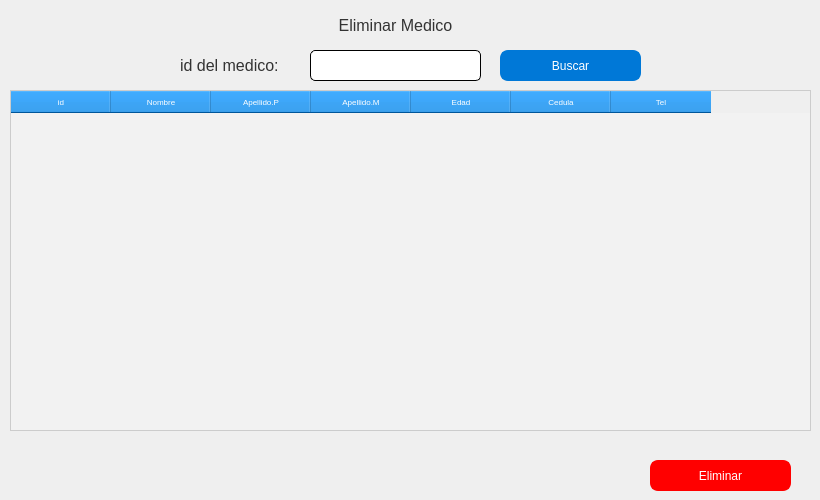
     <widget class="QWidget" name="W_Eliminar">
      <widget class="QLabel" name="label_14">
       <property name="geometry">
        <rect>
         <x>10</x>
         <y>10</y>
         <width>771</width>
         <height>31</height>
        </rect>
       </property>
       <property name="styleSheet">
        <string notr="true">/* Estilos para el QLabel */
QLabel {
    color: #333333; /* Color del texto (negro) */
    font-size: 16px; /* Tamaño de fuente */
}

/* Estilos para el QLabel cuando está enlazado (hover) */
QLabel:hover {
    color: #4CAF50; /* Color del texto cuando está enlazado (verde) */
    text-decoration: underline; /* Subrayar el texto cuando está enlazado */
}

/* Estilos para el QLabel cuando está seleccionado */
QLabel:selected {
    background-color: #4CAF50; /* Color de fondo cuando está seleccionado (verde) */
    color: #ffffff; /* Color del texto cuando está seleccionado (blanco) */
}
</string>
       </property>
       <property name="text">
        <string>Eliminar Medico</string>
       </property>
       <property name="alignment">
        <set>Qt::AlignCenter</set>
       </property>
      </widget>
      <widget class="QLabel" name="label_15">
       <property name="geometry">
        <rect>
         <x>180</x>
         <y>50</y>
         <width>121</width>
         <height>31</height>
        </rect>
       </property>
       <property name="font">
        <font>
         <pointsize>-1</pointsize>
        </font>
       </property>
       <property name="styleSheet">
        <string notr="true">/* Estilos para el QLabel */
QLabel {
    color: #333333; /* Color del texto (negro) */
    font-size: 16px; /* Tamaño de fuente */
}

/* Estilos para el QLabel cuando está enlazado (hover) */
QLabel:hover {
    color: #4CAF50; /* Color del texto cuando está enlazado (verde) */
    text-decoration: underline; /* Subrayar el texto cuando está enlazado */
}

/* Estilos para el QLabel cuando está seleccionado */
QLabel:selected {
    background-color: #4CAF50; /* Color de fondo cuando está seleccionado (verde) */
    color: #ffffff; /* Color del texto cuando está seleccionado (blanco) */
}
</string>
       </property>
       <property name="text">
        <string>id del medico:</string>
       </property>
      </widget>
      <widget class="QLineEdit" name="IN_Buscar_ID_Medico">
       <property name="geometry">
        <rect>
         <x>310</x>
         <y>50</y>
         <width>171</width>
         <height>31</height>
        </rect>
       </property>
       <property name="styleSheet">
        <string notr="true">/* Estilos para el QLineEdit */
QLineEdit {
    background-color: #ffffff; /* Color de fondo del QLineEdit (blanco) */
    color: #333333; /* Color del texto (negro) */
    border: 1px solid #000000; /* Borde del QLineEdit (negro) */
    border-radius: 5px; /* Radio del borde para que tenga bordes redondeados */
    padding: 5px; /* Espacio interno del QLineEdit */
}

/* Estilos para el QLineEdit cuando está enfocado */
QLineEdit:focus {
    background-color: #ffffff; /* Mantenemos el mismo color de fondo cuando está enfocado */
    border: 2px solid #4CAF50; /* Borde del QLineEdit cuando está enfocado (verde) */
}

/* Estilos para el QLineEdit cuando está deshabilitado */
QLineEdit:disabled {
    background-color: #e0e0e0; /* Color de fondo del QLineEdit cuando está deshabilitado (gris claro) */
    color: #999999; /* Color del texto cuando está deshabilitado (gris más oscuro) */
}



</string>
       </property>
      </widget>
      <widget class="QPushButton" name="BT_Buscar_Eliminar">
       <property name="geometry">
        <rect>
         <x>500</x>
         <y>50</y>
         <width>141</width>
         <height>31</height>
        </rect>
       </property>
       <property name="styleSheet">
        <string notr="true">
QPushButton {
    background-color: #0078d7; /* Color de fondo azul */
    color: white; /* Color del texto */
    border: 2px solid #0078d7; /* Grosor y color del borde azul */
    border-radius: 8px; /* Radio de los bordes (hace que el botón se vea redondeado) */
    padding: 8px 16px; /* Espaciado interno (ajusta según el tamaño del botón) */
}

QPushButton:hover {
    background-color: #005ca3; /* Color de fondo azul al pasar el mouse por encima */
}

QPushButton:pressed {
    background-color: #003d66; /* Color de fondo azul al hacer clic en el botón */
}
</string>
       </property>
       <property name="text">
        <string>Buscar</string>
       </property>
      </widget>
      <widget class="QPushButton" name="BT_Eliminar_Medico">
       <property name="geometry">
        <rect>
         <x>650</x>
         <y>460</y>
         <width>141</width>
         <height>31</height>
        </rect>
       </property>
       <property name="styleSheet">
        <string notr="true">QPushButton {
    background-color: #FF0000; /* Color de fondo rojo */
    color: white; /* Color del texto */
    border: 2px solid #FF0000; /* Grosor y color del borde rojo */
    border-radius: 8px; /* Radio de los bordes (hace que el botón se vea redondeado) */
    padding: 8px 16px; /* Espaciado interno (ajusta según el tamaño del botón) */
}

QPushButton:hover {
    background-color: #CC0000; /* Color de fondo rojo al pasar el mouse por encima */
}

QPushButton:pressed {
    background-color: #990000; /* Color de fondo rojo al hacer clic en el botón */
}
</string>
       </property>
       <property name="text">
        <string>Eliminar</string>
       </property>
      </widget>
      <widget class="QTableWidget" name="TB_Eliminar_Medico">
       <property name="geometry">
        <rect>
         <x>10</x>
         <y>90</y>
         <width>801</width>
         <height>341</height>
        </rect>
       </property>
       <property name="font">
        <font>
         <pointsize>6</pointsize>
        </font>
       </property>
       <property name="styleSheet">
        <string notr="true">QTableWidget {
    background-color: #f2f2f2; /* Color de fondo de la tabla */
    alternate-background-color: #e6e6e6; /* Color de fondo de filas alternas */
    color: #333333; /* Color del texto */
    border: 1px solid #cccccc; /* Grosor y color del borde */
    gridline-color: #cccccc; /* Color de las líneas de la cuadrícula */
}

QTableWidget::item:selected {
    background-color: #0078d7; /* Color de fondo al seleccionar un ítem */
    color: white; /* Color del texto seleccionado */
}

QTableWidget::item:focus {
    background-color: #b3d9ff; /* Color de fondo cuando el ítem tiene el foco */
}

QHeaderView::section {
    background-color: #0078d7; /* Color de fondo de las cabeceras de las columnas */
    color: white; /* Color del texto en las cabeceras de las columnas */
    padding: 4px; /* Espaciado interno de las cabeceras de las columnas */
}

QHeaderView::section:checked {
    background-color: #001e4f; /* Color de fondo de la columna activa en una selección múltiple */
}
</string>
       </property>
       <column>
        <property name="text">
         <string>id</string>
        </property>
       </column>
       <column>
        <property name="text">
         <string>Nombre</string>
        </property>
       </column>
       <column>
        <property name="text">
         <string>Apellido.P</string>
        </property>
       </column>
       <column>
        <property name="text">
         <string>Apellido.M</string>
        </property>
       </column>
       <column>
        <property name="text">
         <string>Edad</string>
        </property>
       </column>
       <column>
        <property name="text">
         <string>Cedula</string>
        </property>
       </column>
       <column>
        <property name="text">
         <string>Tel</string>
        </property>
       </column>
      </widget>
     </widget>
